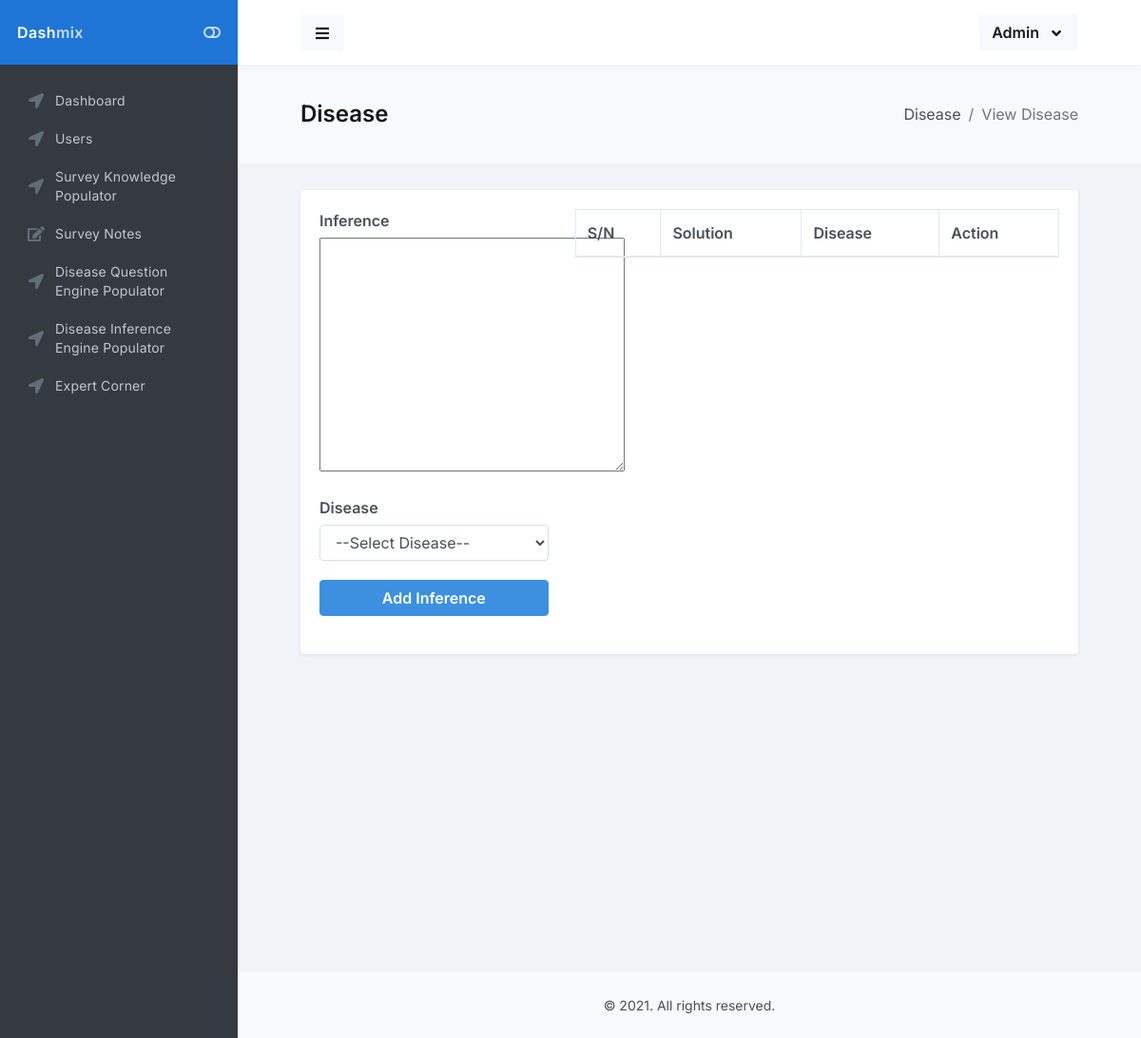
Before: /admin/disease_inference.php with the older database file.
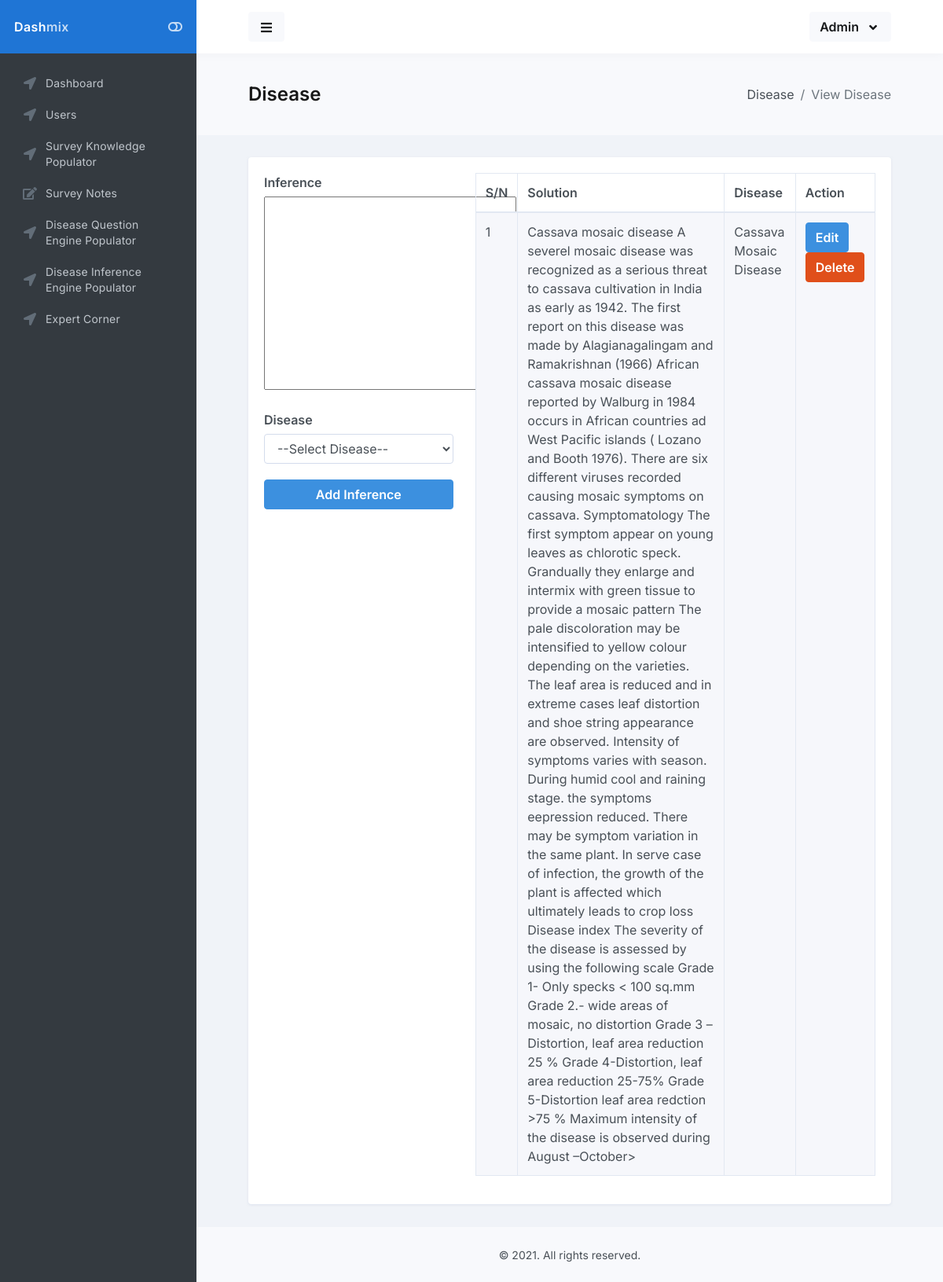
After: the same page with the newer database file.
### tables this page shows
CREATE TABLE IF NOT EXISTS `solution` (
  `solution_id` int(11) NOT NULL AUTO_INCREMENT,
  `solution` longtext NOT NULL,
  `disease_id` int(11) NOT NULL,
  PRIMARY KEY (`solution_id`)
);

CREATE TABLE IF NOT EXISTS `disease` (
  `disease_id` int(11) NOT NULL AUTO_INCREMENT,
  `image` varchar(150) NOT NULL,
  `disease` varchar(255) NOT NULL,
  PRIMARY KEY (`disease_id`)
);

### classes/DB.class.php (called while the page is built, shortened)
<?php
class DB{
    private $db_config = ['host'=>'localhost',
                          'username'=>'root',
                          'password'=>'',
                          'database'=>'expert',
                          'charset'=>'utf8mb4'];
    public $pdo;
    public $query;
    public function __construct()
    {
        $dsn = "mysql:host=".$this->db_config['host'].";dbname=".$this->db_config['database'].";charset=".$this->db_config['charset'];
        $options = [
            PDO::ATTR_ERRMODE            => PDO::ERRMODE_EXCEPTION,
            PDO::ATTR_DEFAULT_FETCH_MODE => PDO::FETCH_ASSOC,
            PDO::ATTR_EMULATE_PREPARES   => false,
        ];
        try {
            $this->pdo = new PDO($dsn, $this->db_config['username'], $this->db_config['password'], $options);
        } catch (\PDOException $e) {
            throw new \PDOException($e->getMessage(), (int)$e->getCode());
        }
    }
    public function queryStatement($statement, $value = [])
    {
        $this->query = $this->pdo->prepare($statement);
        if($this->query){
            return $this->query->execute($value);
        }else{
            return false;
        }
    }
    public function fALL()
    {
        $fetch_all_data = $this->query->fetchAll(PDO::FETCH_OBJ);
        if($fetch_all_data)
        {
            return $fetch_all_data;
        }else{
            return false;
        }
    }
}

### classes/Disease.class.php (called while the page is built, shortened)
<?php
class Disease extends DB
{
    public function all_solutions(){
        $arr =  [];
        $query = PARENT::queryStatement("SELECT * FROM `solution` LEFT JOIN disease ON solution.disease_id = disease.disease_id", $arr);
        return PARENT::fALL();
    }
}

### admin/disease_inference.php (the view, shortened to what this page needs)
<?php
include "includes/header.php";
include "includes/sidebar.php";
?>
<main id="main-container">
    <div class="bg-body-light">
        <div class="content content-full">
            <div class="d-flex flex-column flex-sm-row justify-content-sm-between align-items-sm-center">
                <h1 class="flex-sm-fill font-size-h3 font-w900 mt-2 mb-0 mb-sm-2">Disease</h1>
                <nav class="flex-sm-00-auto ml-sm-3" aria-label="breadcrumb">
                    <ol class="breadcrumb">
                        <li class="breadcrumb-item">Disease</li>
                        <li class="breadcrumb-item active" aria-current="page">View Disease</li>
                    </ol>
                </nav>
            </div>
        </div>
    </div>
    <div class="content">
        <div class="block block-rounded">
            <div class="block-content block-content-full">
                <div class="row">
                    <div class="col-md-4">
                    <form action="" method="POST" enctype="multipart/form-data">
                        <div class="form-group">
                            <label>Inference</label>
                           <textarea name="solution" id="editor" cols="30" rows="10"></textarea>
                        </div>
                        <div class="form-group">
                            <label>Disease</label>
                           <select name="disease_id" class="form-control">
                                <option value="">--Select Disease--</option>
                           </select>
                        </div>
                        <div class="form-group">
                            <button class="btn btn-info btn-block" name="add">Add Inference</button>
                        </div>
                    </form>
                    </div>
                    <div class="col-md-8">
                <table class="table table-bordered table-striped js-dataTable-full" style="width: 100%">
                    <thead>
                        <tr>
                            <th>S/N</th>
                            <th>Solution</th>
                            <th>Disease</th>
                            <th>Action</th>
                        </tr>
                    </thead>
                    <tbody>
                        <tr>
                        <?php
                        $count = 1;
                        $all_content = $disease->all_solutions();
                        if(is_array($all_content)){
                            foreach ($all_content as $all_content) {?>
                                <td><?= $count++ ?></td>
                                <td><?= $all_content->solution ?>></td>
                                <td><?= $all_content->disease ?></td>
                                <td><a class="btn btn-info" href="edit_disease_inference.php?solution_id=<?= $all_content->solution_id?>">Edit</a> <a class="btn btn-danger" href="api/delete-inference.php?solution_id=<?= $all_content->solution_id?>">Delete</a></td>
                            </tr>
                        <?php }}?>
                    </tbody>
                </table>
                    </div>
                </div>
            </div>
        </div>
    </div>
</main>
<?php
include "includes/footer.php";
?>

Changed rows visible on the page:
added solution: solution "Cassava mosaic disease A severel mosaic disease was recognized as a serious threat to cassava cultivation in India as early as 1942. The first report on this disease was made by Alagianagalingam and Ramakrishnan (1966) African cassava mosaic disease reported by Walburg in 1984 occurs in African countries ad West Pacific islands ( Lozano and Booth 1976). There are six different viruses recorded causing mosaic symptoms on cassava. Symptomatology The first symptom appear on young leaves as chlorotic speck. Grandually they enlarge and intermix with green tissue to provide a mosaic pattern The pale discoloration may be intensified to yellow colour depending on the varieties. The leaf area is…", disease.disease "Cassava Mosaic Disease"
